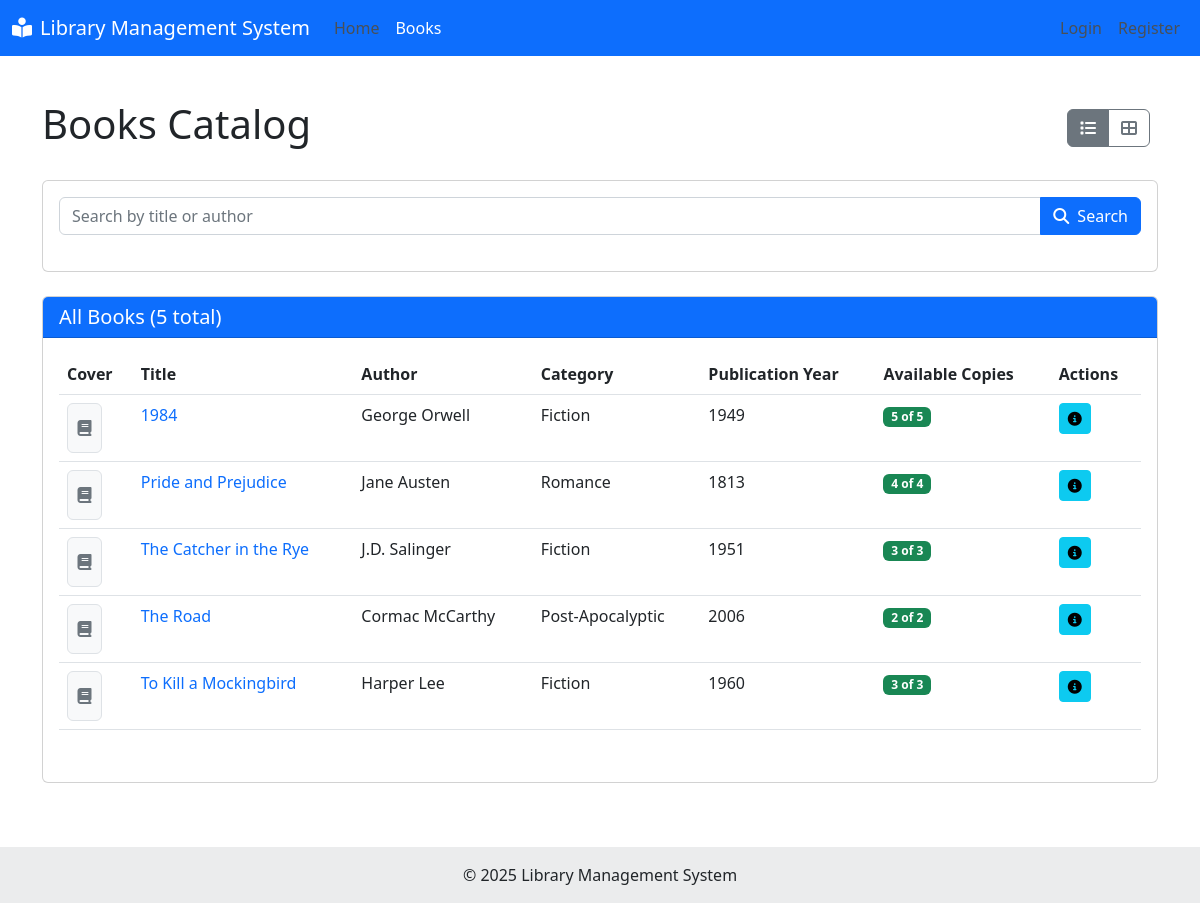
The page /books.php on the database as committed earlier.
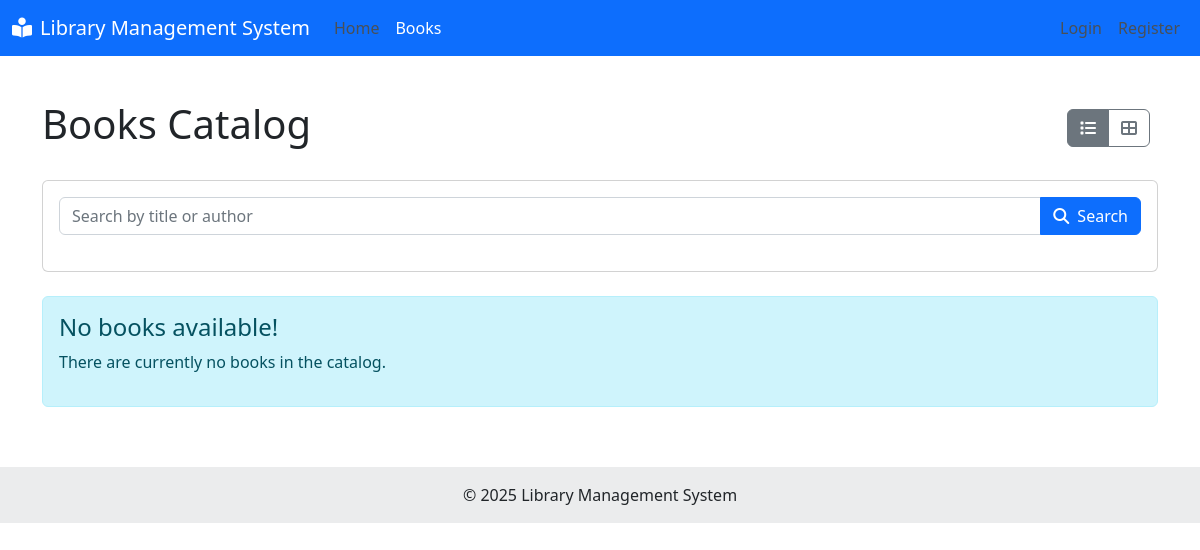
The same page on the database as committed later.
### tables this page shows
CREATE TABLE books (
    id INT AUTO_INCREMENT PRIMARY KEY,
    isbn VARCHAR(20) NOT NULL UNIQUE,
    title VARCHAR(255) NOT NULL,
    author VARCHAR(100) NOT NULL,
    category VARCHAR(50),
    publication_year INT,
    publisher VARCHAR(100),
    total_copies INT NOT NULL DEFAULT 1,
    available_copies INT NOT NULL DEFAULT 1,
    description TEXT,
    cover_image VARCHAR(255),
    created_at TIMESTAMP DEFAULT CURRENT_TIMESTAMP
);

### models/Book.php (called while the page is built, shortened)
<?php
class Book {
    private $conn;
    private $table_name = "books";
    public function __construct($db) {
        $this->conn = $db;
    }
    public function readAll($page = 1, $records_per_page = 10) {
        $offset = ($page - 1) * $records_per_page;
        $query = "SELECT * FROM " . $this->table_name . " ORDER BY title LIMIT :limit OFFSET :offset";
        $stmt = $this->conn->prepare($query);
        $stmt->bindParam(':limit', $records_per_page, PDO::PARAM_INT);
        $stmt->bindParam(':offset', $offset, PDO::PARAM_INT);
        $stmt->execute();
        return $stmt;
    }
    public function countAll() {
        $query = "SELECT COUNT(*) as total_books FROM " . $this->table_name;
        $stmt = $this->conn->prepare($query);
        $stmt->execute();
        $row = $stmt->fetch(PDO::FETCH_ASSOC);
        return $row['total_books'];
    }
}

### books.php (the view, shortened to what the rows shown need)
<?php
include_once 'includes/header.php';
require_once 'models/Book.php';
$database = new Database();
$db = $database->getConnection();
$book = new Book($db);
$page = isset($_GET['page']) ? (int)$_GET['page'] : 1;
$records_per_page = 10;
$search = isset($_GET['search']) ? trim($_GET['search']) : '';
$view = isset($_GET['view']) ? trim($_GET['view']) : 'list';
if (!empty($search)) {
    $stmt = $book->search($search);
    $total_rows = $stmt->rowCount();
} else {
    $stmt = $book->readAll($page, $records_per_page);
    $total_rows = $book->countAll();
}
$total_pages = ceil($total_rows / $records_per_page);
?>
<div class="container mt-4">
    <div class="d-flex justify-content-between align-items-center mb-4">
        <h1>Books Catalog</h1>
    </div>
    <?php if($stmt->rowCount() > 0): ?>
    <?php if($view == 'grid'): ?>
    <div class="card">
        <div class="card-header bg-primary text-white">
            <?php if(!empty($search)): ?>
            <h5 class="mb-0">Search Results for: "<?php echo htmlspecialchars($search); ?>" (<?php echo $total_rows; ?> results found)</h5>
            <?php else: ?>
            <h5 class="mb-0">All Books (<?php echo $total_rows; ?> total)</h5>
            <?php endif; ?>
        </div>
        <div class="card-body">
            <div class="row">
                <?php while ($row = $stmt->fetch(PDO::FETCH_ASSOC)): ?>
                <div class="col-md-3 mb-4">
                    <div class="card h-100">
                        <div class="text-center pt-3">
                            <?php if (!empty($row['cover_image'])): ?>
                            <img src="<?php echo htmlspecialchars($row['cover_image']); ?>" alt="Book Cover" class="img-thumbnail" style="height: 150px;">
                            <?php else: ?>
                            <div class="bg-light border rounded mx-auto" style="height: 150px; width: 100px; display: flex; align-items: center; justify-content: center;">
                                <i class="fas fa-book fa-3x text-secondary"></i>
                            </div>
                            <?php endif; ?>
                        </div>
                        <div class="card-body">
                            <h5 class="card-title">
                                <a href="book_detail.php?id=<?php echo $row['id']; ?>" class="text-decoration-none">
                                    <?php echo htmlspecialchars($row['title']); ?>
                                </a>
                            </h5>
                            <p class="card-text">by <?php echo htmlspecialchars($row['author']); ?></p>
                            <p class="card-text">
                                <small class="text-muted"><?php echo htmlspecialchars($row['category']); ?> (<?php echo htmlspecialchars($row['publication_year']); ?>)</small>
                            </p>
                            <div class="d-flex justify-content-between align-items-center">
                                <?php if($row['available_copies'] > 0): ?>
                                <span class="badge bg-success"><?php echo $row['available_copies']; ?> Available</span>
                                <?php else: ?>
                                <span class="badge bg-danger">Not Available</span>
                                <?php endif; ?>
                                <div>
                                    <?php if($auth->isLoggedIn() && $row['available_copies'] > 0): ?>
                                    <a href="loans.php?action=checkout&book_id=<?php echo $row['id']; ?>" class="btn btn-sm btn-success">
                                        <i class="fas fa-book-reader"></i>
                                    </a>
                                    <?php endif; ?>
                                    <a href="book_detail.php?id=<?php echo $row['id']; ?>" class="btn btn-sm btn-info">
                                        <i class="fas fa-info-circle"></i>
                                    </a>
                                </div>
                            </div>
                        </div>
                    </div>
                </div>
                <?php endwhile; ?>
            </div>
            <?php if($total_pages > 1 && empty($search)): ?>
            <nav aria-label="Page navigation" class="mt-4">
                <ul class="pagination justify-content-center">
                    <?php if($page > 1): ?>
                    <li class="page-item">
                        <a class="page-link" href="books.php?view=<?php echo $view; ?>&page=1">First</a>
                    </li>
                    <li class="page-item">
                        <a class="page-link" href="books.php?view=<?php echo $view; ?>&page=<?php echo $page-1; ?>">Previous</a>
                    </li>
                    <?php endif; ?>
                    <?php
                    $start_page = max(1, $page - 2);
                    $end_page = min($total_pages, $page + 2);
                    for($i = $start_page; $i <= $end_page; $i++):
                    ?>
                    <li class="page-item <?php if($i == $page) echo 'active'; ?>">
                        <a class="page-link" href="books.php?view=<?php echo $view; ?>&page=<?php echo $i; ?>"><?php echo $i; ?></a>
                    </li>
                    <?php endfor; ?>
                    <?php if($page < $total_pages): ?>
                    <li class="page-item">
                        <a class="page-link" href="books.php?view=<?php echo $view; ?>&page=<?php echo $page+1; ?>">Next</a>
                    </li>
                    <li class="page-item">
                        <a class="page-link" href="books.php?view=<?php echo $view; ?>&page=<?php echo $total_pages; ?>">Last</a>
                    </li>
                    <?php endif; ?>
                </ul>
            </nav>
            <?php endif; ?>
        </div>
    </div>
    <?php else: ?>
    <div class="card">
        <div class="card-body">
            <div class="table-responsive">
                <table class="table table-hover">
                    <thead>
                        <tr>
                            <th>Cover</th>
                            <th>Title</th>
                            <th>Author</th>
                            <th>Category</th>
                            <th>Publication Year</th>
                            <th>Available Copies</th>
                            <th>Actions</th>
                        </tr>
                    </thead>
                    <tbody>
                        <?php while ($row = $stmt->fetch(PDO::FETCH_ASSOC)): ?>
                        <tr>
                            <td>
                                <?php if (!empty($row['cover_image'])): ?>
                                <img src="<?php echo htmlspecialchars($row['cover_image']); ?>" alt="Book Cover" class="img-thumbnail" style="height: 50px;">
                                <?php else: ?>
                                <div class="bg-light border rounded" style="height: 50px; width: 35px; display: flex; align-items: center; justify-content: center;">
                                    <i class="fas fa-book text-secondary"></i>
                                </div>
                                <?php endif; ?>
                            </td>
                            <td>
                                <a href="book_detail.php?id=<?php echo $row['id']; ?>" class="text-decoration-none">
                                    <?php echo htmlspecialchars($row['title']); ?>
                                </a>
                            </td>
                            <td><?php echo htmlspecialchars($row['author']); ?></td>
                            <td><?php echo htmlspecialchars($row['category']); ?></td>
                            <td><?php echo htmlspecialchars($row['publication_year']); ?></td>
                            <td>
                                <?php if($row['available_copies'] > 0): ?>
                                <span class="badge bg-success"><?php echo $row['available_copies']; ?> of <?php echo $row['total_copies']; ?></span>
                                <?php else: ?>
                                <span class="badge bg-danger">Not Available</span>
                                <?php endif; ?>
                            </td>
                            <td>
                                <a href="book_detail.php?id=<?php echo $row['id']; ?>" class="btn btn-sm btn-info">
                                    <i class="fas fa-info-circle"></i>
                                </a>
                            </td>
                        </tr>
                        <?php endwhile; ?>
                    </tbody>
                </table>
            </div>
        </div>
    </div>
    <?php endif; ?>
    <?php endif; ?>
</div>
<?php
include_once 'includes/footer.php';
?>

Rows that differ between the two databases and show on the page:
removed books: title "1984", author "George Orwell", category "Fiction", publication_year "1949", available_copies "5", total_copies "5"
removed books: title "Pride and Prejudice", author "Jane Austen", category "Romance", publication_year "1813", available_copies "4", total_copies "4"
removed books: title "The Catcher in the Rye", author "J.D. Salinger", category "Fiction", publication_year "1951", available_copies "3", total_copies "3"
removed books: title "The Road", author "Cormac McCarthy", category "Post-Apocalyptic", publication_year "2006", available_copies "2", total_copies "2"
removed books: title "To Kill a Mockingbird", author "Harper Lee", category "Fiction", publication_year "1960", available_copies "3", total_copies "3"
Other text that changed with them:
$total_rows: "5" → (not shown)
text no longer shown: "All Books ( total) Cover Title Author Category Publication Year Available Copies Actions"
text now shown: "No books available! There are currently no books in the catalog."
